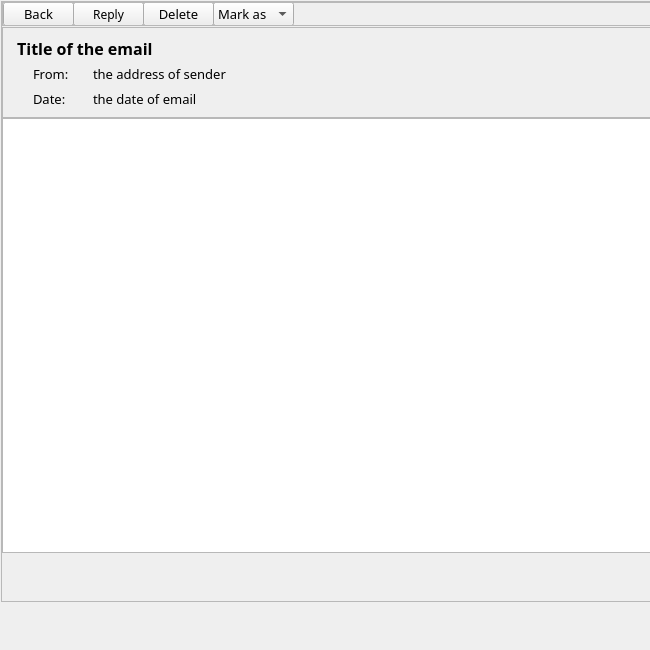
<?xml version="1.0" encoding="UTF-8"?>
<ui version="4.0">
 <class>inbox_detail</class>
 <widget class="QWidget" name="inbox_detail">
  <property name="geometry">
   <rect>
    <x>0</x>
    <y>0</y>
    <width>650</width>
    <height>650</height>
   </rect>
  </property>
  <property name="font">
   <font>
    <family>微软雅黑</family>
   </font>
  </property>
  <property name="windowTitle">
   <string>Form</string>
  </property>
  <widget class="QScrollArea" name="scrollArea_2">
   <property name="geometry">
    <rect>
     <x>1</x>
     <y>1</y>
     <width>791</width>
     <height>601</height>
    </rect>
   </property>
   <property name="font">
    <font>
     <family>微软雅黑</family>
     <pointsize>10</pointsize>
    </font>
   </property>
   <property name="widgetResizable">
    <bool>true</bool>
   </property>
   <widget class="QWidget" name="scrollAreaWidgetContents_2">
    <property name="geometry">
     <rect>
      <x>0</x>
      <y>0</y>
      <width>789</width>
      <height>599</height>
     </rect>
    </property>
    <widget class="QScrollArea" name="scrollArea_3">
     <property name="geometry">
      <rect>
       <x>0</x>
       <y>0</y>
       <width>791</width>
       <height>24</height>
      </rect>
     </property>
     <property name="widgetResizable">
      <bool>true</bool>
     </property>
     <widget class="QWidget" name="scrollAreaWidgetContents_3">
      <property name="geometry">
       <rect>
        <x>0</x>
        <y>0</y>
        <width>789</width>
        <height>22</height>
       </rect>
      </property>
      <widget class="QPushButton" name="pushButton_back">
       <property name="geometry">
        <rect>
         <x>0</x>
         <y>-1</y>
         <width>71</width>
         <height>24</height>
        </rect>
       </property>
       <property name="font">
        <font>
         <family>微软雅黑</family>
         <pointsize>10</pointsize>
        </font>
       </property>
       <property name="styleSheet">
        <string notr="true">background-image: url(:/image/image/background3.jpg);</string>
       </property>
       <property name="text">
        <string>Back</string>
       </property>
      </widget>
      <widget class="QPushButton" name="pushButton_reply">
       <property name="geometry">
        <rect>
         <x>70</x>
         <y>-1</y>
         <width>71</width>
         <height>24</height>
        </rect>
       </property>
       <property name="font">
        <font>
         <family>微软雅黑</family>
         <pointsize>9</pointsize>
        </font>
       </property>
       <property name="focusPolicy">
        <enum>Qt::StrongFocus</enum>
       </property>
       <property name="layoutDirection">
        <enum>Qt::LeftToRight</enum>
       </property>
       <property name="styleSheet">
        <string notr="true">background-image: url(:/image/image/background3.jpg);</string>
       </property>
       <property name="text">
        <string>Reply</string>
       </property>
      </widget>
      <widget class="QComboBox" name="comboBox_mark">
       <property name="geometry">
        <rect>
         <x>210</x>
         <y>-1</y>
         <width>81</width>
         <height>24</height>
        </rect>
       </property>
       <property name="font">
        <font>
         <family>微软雅黑</family>
        </font>
       </property>
       <property name="styleSheet">
        <string notr="true">border-image: url(:/image/image/background4.jpg);</string>
       </property>
       <item>
        <property name="text">
         <string>Mark as</string>
        </property>
       </item>
       <item>
        <property name="text">
         <string>read</string>
        </property>
       </item>
       <item>
        <property name="text">
         <string>unread</string>
        </property>
       </item>
       <item>
        <property name="text">
         <string>flagged</string>
        </property>
       </item>
       <item>
        <property name="text">
         <string>unflagged</string>
        </property>
       </item>
      </widget>
      <widget class="QPushButton" name="pushButton_delete">
       <property name="geometry">
        <rect>
         <x>140</x>
         <y>-1</y>
         <width>71</width>
         <height>24</height>
        </rect>
       </property>
       <property name="font">
        <font>
         <family>微软雅黑</family>
         <pointsize>10</pointsize>
        </font>
       </property>
       <property name="styleSheet">
        <string notr="true">background-image: url(:/image/image/background3.jpg);</string>
       </property>
       <property name="text">
        <string>Delete</string>
       </property>
      </widget>
     </widget>
    </widget>
    <widget class="QScrollArea" name="scrollArea">
     <property name="geometry">
      <rect>
       <x>0</x>
       <y>25</y>
       <width>791</width>
       <height>91</height>
      </rect>
     </property>
     <property name="widgetResizable">
      <bool>true</bool>
     </property>
     <widget class="QWidget" name="scrollAreaWidgetContents">
      <property name="geometry">
       <rect>
        <x>0</x>
        <y>0</y>
        <width>789</width>
        <height>89</height>
       </rect>
      </property>
      <widget class="QLabel" name="label_title">
       <property name="geometry">
        <rect>
         <x>10</x>
         <y>10</y>
         <width>541</width>
         <height>21</height>
        </rect>
       </property>
       <property name="font">
        <font>
         <pointsize>12</pointsize>
         <weight>75</weight>
         <bold>true</bold>
        </font>
       </property>
       <property name="text">
        <string> Title of the email</string>
       </property>
      </widget>
      <widget class="QLabel" name="label_From">
       <property name="geometry">
        <rect>
         <x>30</x>
         <y>35</y>
         <width>41</width>
         <height>21</height>
        </rect>
       </property>
       <property name="text">
        <string>From:</string>
       </property>
      </widget>
      <widget class="QLabel" name="label_Date">
       <property name="geometry">
        <rect>
         <x>30</x>
         <y>60</y>
         <width>41</width>
         <height>21</height>
        </rect>
       </property>
       <property name="text">
        <string>Date:</string>
       </property>
      </widget>
      <widget class="QLabel" name="label_sender">
       <property name="geometry">
        <rect>
         <x>90</x>
         <y>35</y>
         <width>341</width>
         <height>21</height>
        </rect>
       </property>
       <property name="font">
        <font>
         <family>微软雅黑</family>
        </font>
       </property>
       <property name="text">
        <string>the address of sender</string>
       </property>
      </widget>
      <widget class="QLabel" name="label_time">
       <property name="geometry">
        <rect>
         <x>90</x>
         <y>60</y>
         <width>341</width>
         <height>21</height>
        </rect>
       </property>
       <property name="text">
        <string>the date of email</string>
       </property>
      </widget>
     </widget>
    </widget>
    <widget class="QTextBrowser" name="textBrowser">
     <property name="geometry">
      <rect>
       <x>0</x>
       <y>116</y>
       <width>791</width>
       <height>435</height>
      </rect>
     </property>
    </widget>
   </widget>
  </widget>
 </widget>
 <resources/>
 <connections/>
</ui>
